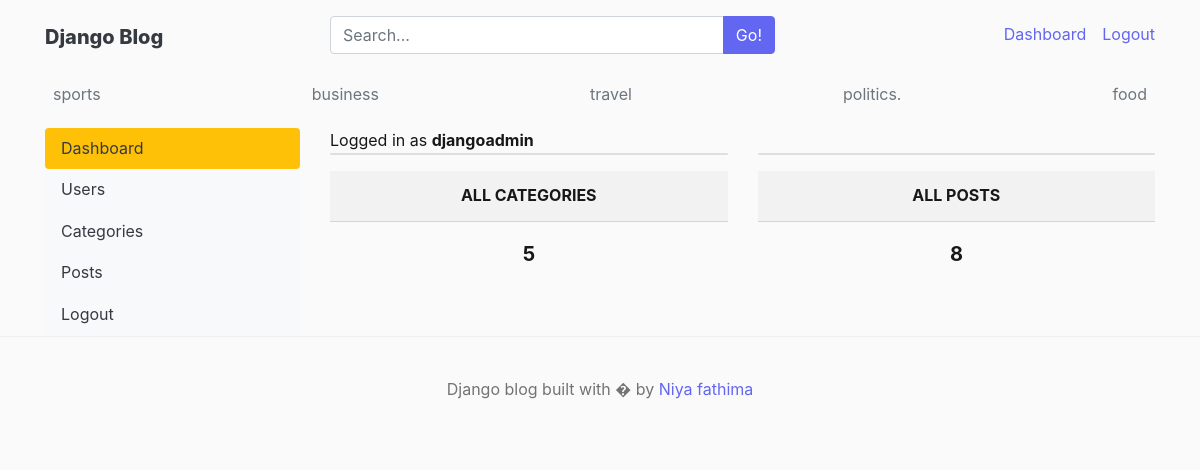
The page /dashboard/ (signed in) on the database its author committed.
### blogs/models.py (models this page shows, shortened)
class Category(models.Model):
    category_name = models.CharField(max_length=50, unique=True)
    created_at = models.DateField(auto_now_add=True)
    updated_at = models.DateField(auto_now=True)
    class Meta:
        verbose_name_plural = 'categorities'

### dashboards/views.py (the view)
# urls.py: path('dashboard/',include('dashboards.urls')),
@login_required(login_url='login')
def dashboard(request):
    category_count=Category.objects.all().count()
    blogs_count=Blog.objects.all().count()
    context={
        'category_count':category_count,
        'blogs_count':blogs_count
    }
    return render(request,'dashboard/dashboard.html',context)

### blogs/context_processors.py (called while the page is built)
def get_categories(request):
    categories=Category.objects.all()
    blog_suggestions = Blog.objects.filter(status='Published').order_by('title').values_list('title', flat=True)
    return dict(categories=categories, blog_suggestions=blog_suggestions)

def get_social_links(request):
    social_links=SocialLink.objects.all()
    return dict(social_links=social_links)

### templates/dashboard/dashboard.html
{% extends 'base.html' %}
{% block content %}
<div class="row">
    {% include 'dashboard/sidebar.html' %}
    <div class="col-md-9">
        <span>Logged in as <b>{{user}}</b></span>
        <div class="row">
            <div class="col">
                <div class="card border-defsault mb-3"></div>
                <div class="card-header text-center text-uppercase font-weight-bold">All Categories</div>
                <div class="card-body text-dark">
                    <h5 class="card-title text-center">{{category_count}}</h5>
                </div>
            </div>
            <div class="col">
                <div class="card border-default mb-3"></div>
                <div class="card-header text-center text-uppercase font-weight-bold">All Posts</div>
                <div class="card-body text-dark">
                    <h5 class="card-title text-center">{{blogs_count}}</h5>
                </div>
            </div>
        </div>
    </div>
</div>
{% endblock %}

### templates/base.html (shortened to what this page needs)
{% load static%}
<!DOCTYPE html>
<html lang="en">
<head>
  <link rel="stylesheet"
      href="https://cdn.jsdelivr.net/npm/bootstrap@4.6.2/dist/css/bootstrap.min.css">
    <link href="{% static 'CSS/blog.css'%}" rel="stylesheet">
    <link href="https://maxcdn.bootstrapcdn.com/font-awesome/4.7.0/css/font-awesome.min.css" rel="stylesheet">
  </head>
<body>
    <div class="container">
      <header class="blog-header py-3">
        <div class="row justify-content-between align-items-center">
          <div class="col-12 col-md-3 pt-1 text-center text-md-left">
            <a class="blog-header-logo text-dark" href="/">Django Blog</a>
          </div>
          <div class="col-12 col-md-5 my-2 my-md-0">
            <form method="get" action="{% url 'search' %}">
              <div class="input-group">
                <input type="text" class="form-control" name="q" value="{{ keyword }}" list="header-blog-title-suggestions" placeholder="Search...">
                <span class="input-group-append">
                  <button class="btn btn-primary" type="submit">Go!</button>
                </span>
              </div>
            </form>
          </div>
          <div class="col-12 col-md-4 d-flex justify-content-center justify-content-md-end align-items-center">
            {% if not user.is_authenticated %}
            <a class="btn btn-sm btn-warning" href="{% url 'login'%}">Login</a> &nbsp;
            <a class="btn btn-sm btn-outline-secondary" href="{% url 'register' %}">Register</a>
            {% else %}
            <span><a href="{% url 'dashboard' %}">Dashboard</a></span>
            <span><a href="{%url 'logout'%}">Logout</a></span>
            {% endif %}
          </div>
        </div>
      </header>
      <div class="nav-scroller py-1 mb-2">
        <nav class="nav d-flex justify-content-between">
          {% for cat in categories %}
          <a class="p-2 text-muted" href="{% url 'posts_by_category' cat.id %}">{{cat.category_name}}</a>
          {% endfor %}
        </nav>
      </div>
{% block content%}
{%endblock%}
</div>
   <footer class="blog-footer">
  <p>Django blog built with � by <a href="#">Niya fathima</a></p>
</footer>
</body>
</html>

### blog_main/static/CSS/blog.css (style rules this page uses)
:root { --color-bg: #fafafa; --color-surface: #ffffff; --color-text: #171717; --color-text-muted: #737373; --color-text-light: #a3a3a3; --color-border: #e5e5e5; --color-border-light: #f0f0f0; --color-accent: #6366f1; --color-accent-hover: #4f46e5; --color-accent-light: #eef2ff; --color-accent-subtle:#f5f3ff; --radius-sm: 8px; --radius-md: 12px; --radius-lg: 16px; --radius-xl: 20px; --radius-pill:999px; --shadow-xs: 0 1px 2px rgba(0, 0, 0, 0.04); --shadow-sm: 0 1px 3px rgba(0, 0, 0, 0.06), 0 1px 2px rgba(0, 0, 0, 0.04); --shadow-md: 0 4px 12px rgba(0, 0, 0, 0.08); --shadow-lg: 0 8px 24px rgba(0, 0, 0, 0.10); --font-sans: 'Inter', system-ui, -apple-system, sans-serif; --transition: 0.2s ease; }
*, *::before, *::after { box-sizing: border-box; }
body { font-family: var(--font-sans); font-size: 1rem; line-height: 1.6; color: var(--color-text); background-color: var(--color-bg); -webkit-font-smoothing: antialiased; -moz-osx-font-smoothing: grayscale; }
h1, h2, h3, h4, h5, h6 { font-family: var(--font-sans); font-weight: 700; letter-spacing: -0.02em; color: var(--color-text); }
a { color: var(--color-accent); text-decoration: none; transition: color var(--transition); }
.btn-primary { background-color: var(--color-accent) !important; border-color: var(--color-accent) !important; }
.blog-header-logo { font-family: var(--font-sans); font-size: 1.25rem; font-weight: 800; }
.blog-footer { padding: 2.5rem 0; color: var(--color-text-muted); text-align: center; background-color: var(--color-bg); border-top: 1px solid var(--color-border-light); }
.blog-footer p:last-child { margin-bottom: 0; }

### rows shown on the page
Category: category_name "sports"
Category: category_name "business"
Category: category_name "travel"
Category: category_name "politics."
Category: category_name "food"

### other values the page prints
{{ user }} "djangoadmin"
{{ category_count }} "5"
{{ blogs_count }} "8"
